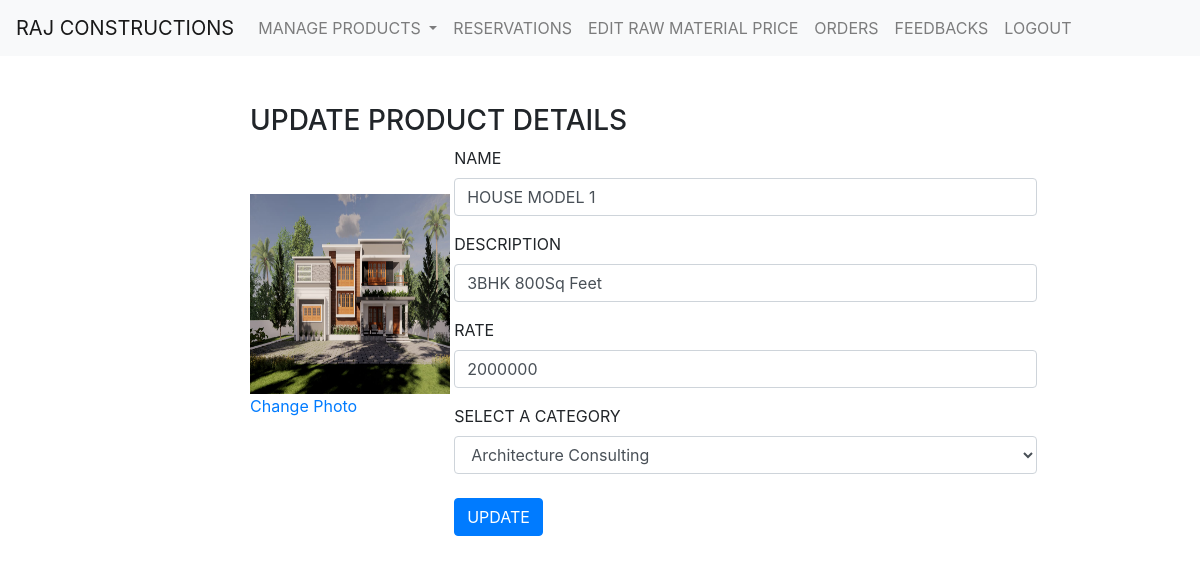
The app's page /update.php?id=2 with its own data.
### tables this page shows
CREATE TABLE `product` (
  `Pro_id` int(11) NOT NULL,
  `Pro_Name` varchar(255) NOT NULL,
  `Pro_desc` varchar(255) DEFAULT NULL,
  `Pro_price` int(11) DEFAULT NULL,
  `Pro_img` varchar(255) DEFAULT NULL,
  `category` varchar(1101) NOT NULL
);

### update.php (the view, shortened to what this page needs)
<?php
include "config.php";
?>
<!DOCTYPE html>
<html lang="en">
<head>
    <link rel="stylesheet" href="https://cdn.jsdelivr.net/npm/bootstrap@4.0.0/dist/css/bootstrap.min.css">
</head>
<body>
<nav  class="navbar navbar-expand-lg navbar-light bg-light">
  <a class="navbar-brand" href="admin_home.php">RAJ CONSTRUCTIONS</a>
  <div class="collapse navbar-collapse" id="navbarNavAltMarkup">
    <div class="navbar-nav">
      <li class="nav-item dropdown">
        <a class="nav-link dropdown-toggle" href="#" id="navbarDropdown" role="button" data-toggle="dropdown" aria-haspopup="true" aria-expanded="false">
          MANAGE PRODUCTS
        </a>
      </li>
      <a class="nav-item nav-link" href="reserve.php">RESERVATIONS</a>
      <a class="nav-item nav-link" href="price.php">EDIT RAW MATERIAL PRICE</a>
      <a class="nav-item nav-link" href="admin_order.php">ORDERS</a>
      <a class="nav-item nav-link" href="feedback.php">FEEDBACKS</a>
      <a class="nav-item nav-link" href="Logout.php">LOGOUT</a>
    </div>
  </div>
</nav>
<br><br>
  <div class="row" style="padding-left:250px;">
  <div class="col-10">
  <?php
        $id = $_GET['id'];
        $sql = "select * from product where Pro_id = '$id'";
        $result = mysqli_query($conn, $sql);
        $row = mysqli_fetch_assoc($result);
      ?>
  <h3>UPDATE PRODUCT DETAILS</h3>
<div class="row">
  <div class="profile-nav col-md-3">
      <div class="panel">
          <div class="user-heading round">
          <?php
              $sql1 = "select * from product where Pro_id = '$id'";
              $result = mysqli_query($conn, $sql1);
              if (mysqli_num_rows($result) > 0) {
                while($row1 = mysqli_fetch_assoc($result)) {
                  $img ="image/".$row1["Pro_img"];
                }
              }
              ?>
              <div class="img__wrap">
              <a  href="edit_img.php?id=<?php echo $row["Pro_id"]; ?>">
                <br><br>
                  <img id="dp" style ='width:200px;height:200px;' src="<?php echo $img; ?>" alt="">
                  <p id="pdp" class="img__description">Change Photo
                  </p>
              </a>
              </div>
          </div>
      </div>
  </div>
  <div class="profile-info col-md-9">
  <form action="update.php?id=<?php echo $id?>" method="post" enctype="multipart/form-data">
  <div class="form-group">
    <label>NAME</label>
    <input name="name1" type="text" class="form-control" id="exampleInputEmail1" aria-describedby="emailHelp" value="<?php echo  $row["Pro_Name"]; ?>">
  </div>
  <div class="form-group">
    <label>DESCRIPTION</label>
    <input name="desc" type="text" class="form-control" id="exampleInputEmail1" aria-describedby="emailHelp" value="<?php echo  $row["Pro_desc"]; ?>">
  </div>
  <div class="form-group">
    <label>RATE</label>
    <input name="rate" type="text" class="form-control" id="exampleInputEmail1" aria-describedby="emailHelp" value="<?php echo  $row["Pro_price"]; ?>">
  </div>
  <label>SELECT A CATEGORY</label>
  <select class="form-control" aria-label=".form-select-lg example" name ="category" value="<?php echo  $row["category"]; ?>">
  <option selected value="<?php echo  $row["category"]; ?>"><?php echo  $row["category"]; ?></option>
</select>
 <br>
            <button type="submit" class="btn btn-primary mb-2" name = "upload">UPDATE</button>
  </div>
  </div>
  </div>
</body>
</html>

### records on screen
product: Pro_img (picture), name1 "HOUSE MODEL 1", desc "3BHK 800Sq Feet", rate "2000000", category "Architecture Consulting"
